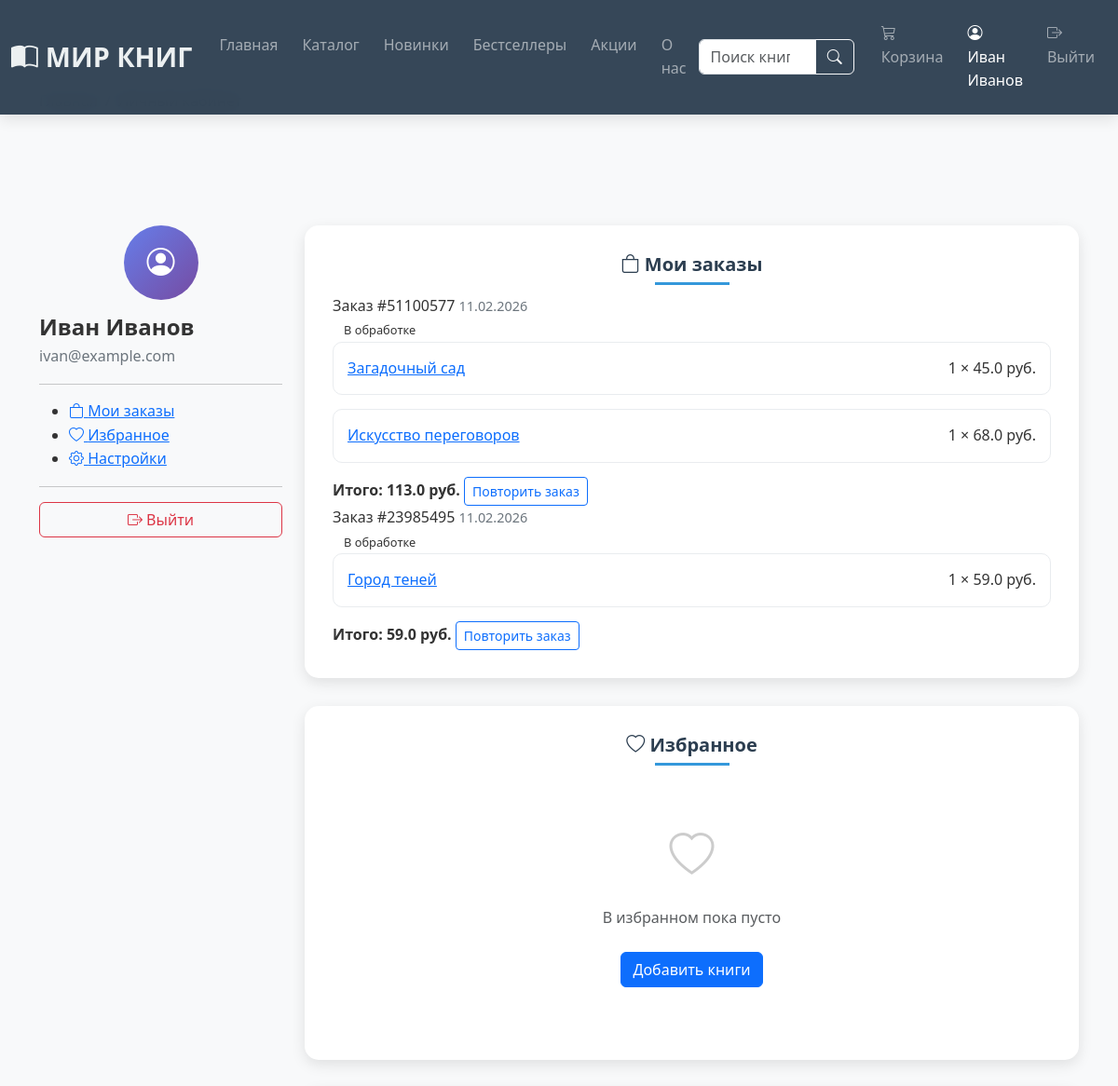
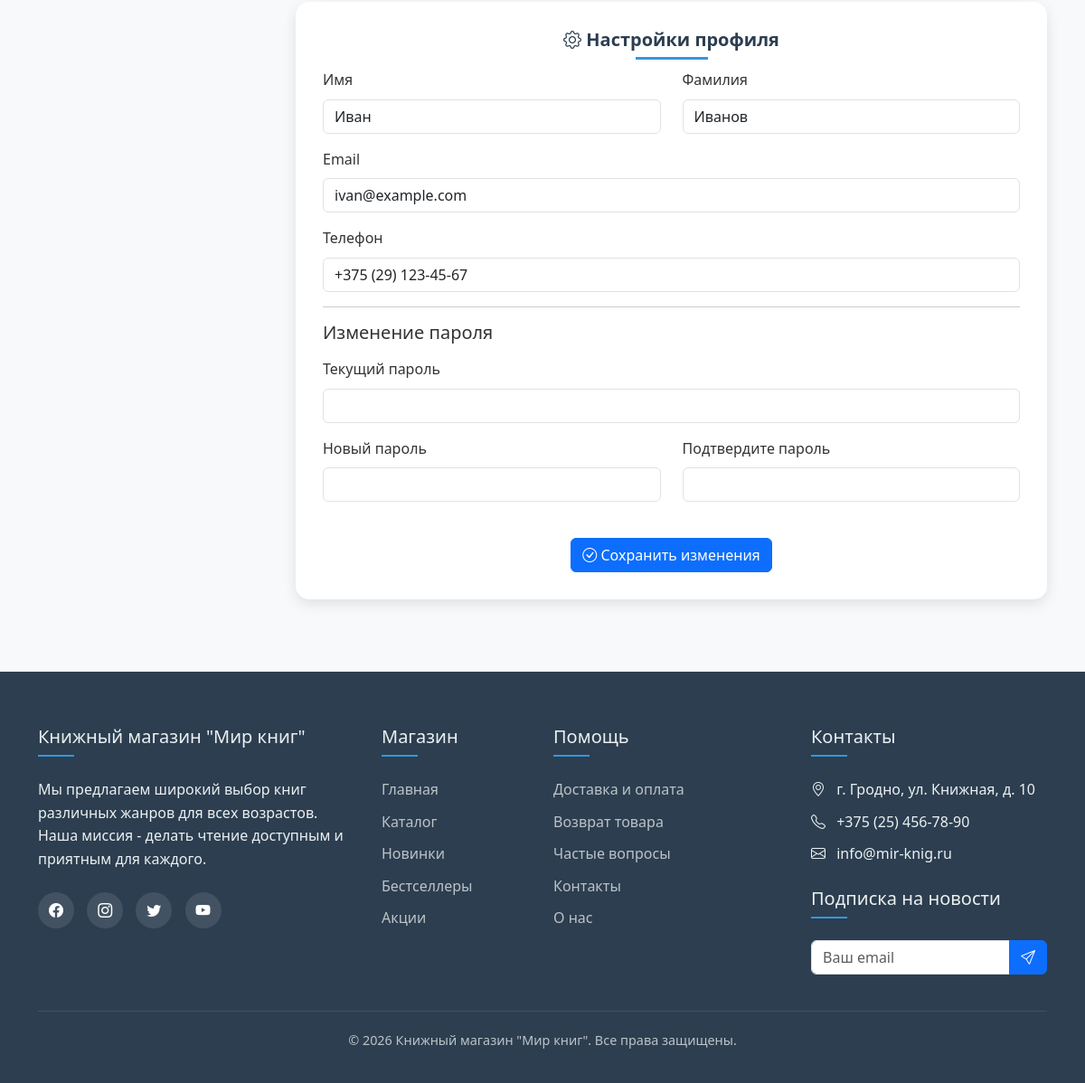
Screenshot of /profile (signed in) with the database file from the repository (2 pictures, top to bottom).
### models.py (models this page shows, shortened)
class User(db.Model):
    __tablename__ = 'users'
    id = db.Column(db.Integer, primary_key=True)
    first_name = db.Column(db.String(50), nullable=False)
    last_name = db.Column(db.String(50), nullable=False)
    email = db.Column(db.String(120), unique=True, nullable=False)
    password_hash = db.Column(db.String(128))
    phone = db.Column(db.String(20))
    created_at = db.Column(db.DateTime, default=datetime.now)
    orders = db.relationship('Order', backref='user', lazy=True)
    wishlist = db.relationship('Wishlist', backref='user', lazy=True)

class Order(db.Model):
    __tablename__ = 'orders'
    id = db.Column(db.Integer, primary_key=True)
    order_number = db.Column(db.String(20), unique=True, nullable=False)
    status = db.Column(db.String(20), default='processing')  # processing, shipped, delivered, cancelled
    total = db.Column(db.Float, nullable=False)
    discount = db.Column(db.Float, default=0)
    shipping = db.Column(db.Float, default=0)
    created_at = db.Column(db.DateTime, default=datetime.now)
    user_id = db.Column(db.Integer, db.ForeignKey('users.id'), nullable=False)
    items = db.relationship('OrderItem', backref='order', lazy=True)

class OrderItem(db.Model):
    __tablename__ = 'order_items'
    id = db.Column(db.Integer, primary_key=True)
    quantity = db.Column(db.Integer, default=1)
    price = db.Column(db.Float, nullable=False)
    order_id = db.Column(db.Integer, db.ForeignKey('orders.id'), nullable=False)
    book_id = db.Column(db.Integer, db.ForeignKey('books.id'), nullable=False)

class Book(db.Model):
    __tablename__ = 'books'
    id = db.Column(db.Integer, primary_key=True)
    title = db.Column(db.String(200), nullable=False)
    author = db.Column(db.String(100), nullable=False)
    description = db.Column(db.Text, nullable=False)
    price = db.Column(db.Float, nullable=False)
    old_price = db.Column(db.Float)
    isbn = db.Column(db.String(20), unique=True)
    publisher = db.Column(db.String(100))
    year = db.Column(db.Integer)
    pages = db.Column(db.Integer)
    image = db.Column(db.String(100), default='book.jpg')
    rating = db.Column(db.Float, default=0.0)
    reviews_count = db.Column(db.Integer, default=0)
    is_new = db.Column(db.Boolean, default=False)
    is_bestseller = db.Column(db.Boolean, default=False)
    is_sale = db.Column(db.Boolean, default=False)
    sale_percent = db.Column(db.Integer)
    stock = db.Column(db.Integer, default=10)
    created_at = db.Column(db.DateTime, default=datetime.now)
    category_id = db.Column(db.Integer, db.ForeignKey('categories.id'), nullable=False)
    reviews = db.relationship('Review', backref='book', lazy=True)
    order_items = db.relationship('OrderItem', backref='book', lazy=True)
    wishlist_items = db.relationship('Wishlist', backref='book', lazy=True)

### app.py (the view)
@app.route('/profile')
def profile():
    if 'user_id' not in session:
        flash('Пожалуйста, войдите в систему', 'warning')
        return redirect(url_for('login'))
    user = User.query.get(session['user_id'])
    orders = Order.query.filter_by(user_id=user.id).order_by(Order.created_at.desc()).all()
    wishlist = Wishlist.query.filter_by(user_id=user.id).all()
    return render_template('profile.html', user=user, orders=orders, wishlist=wishlist)

### templates/profile.html (shortened to what this page needs)
{% extends "base.html" %}
{% block content %}
<section class="breadcrumb-section">
    <div class="container">
        <nav aria-label="breadcrumb">
            <ol class="breadcrumb">
                <li class="breadcrumb-item"><a href="{{ url_for('index') }}">Главная</a></li>
                <li class="breadcrumb-item active">Личный кабинет</li>
            </ol>
        </nav>
    </div>
</section>
<div class="profile-container">
    <div class="container">
        <div class="row">
            <div class="col-md-3">
                <div class="profile-sidebar">
                    <div class="profile-avatar">
                        <i class="bi bi-person-circle"></i>
                    </div>
                    <h4 class="profile-name">{{ user.first_name }} {{ user.last_name }}</h4>
                    <p class="profile-email">{{ user.email }}</p>
                    <hr>
                    <ul class="profile-menu">
                        <li>
                            <a href="#orders" class="active" data-section="orders">
                                <i class="bi bi-bag"></i> Мои заказы
                            </a>
                        </li>
                        <li>
                            <a href="#wishlist" data-section="wishlist">
                                <i class="bi bi-heart"></i> Избранное
                            </a>
                        </li>
                        <li>
                            <a href="#settings" data-section="settings">
                                <i class="bi bi-gear"></i> Настройки
                            </a>
                        </li>
                    </ul>
                    <hr>
                    <a href="{{ url_for('logout') }}" class="btn btn-outline-danger w-100">
                        <i class="bi bi-box-arrow-right"></i> Выйти
                    </a>
                </div>
            </div>
            <div class="col-md-9">
                <div id="orders" class="profile-section active">
                    <div class="profile-card">
                        <h3 class="section-title">
                            <i class="bi bi-bag"></i> Мои заказы
                        </h3>
                        {% if orders %}
                            {% for order in orders %}
                            <div class="order-card">
                                <div class="order-header">
                                    <div>
                                        <span class="order-number">Заказ #{{ order.order_number }}</span>
                                        <span class="order-date">{{ order.created_at.strftime('%d.%m.%Y') }}</span>
                                    </div>
                                    <span class="order-status status-{{ order.status }}">
                                        {% if order.status == 'processing' %}
                                            В обработке
                                        {% elif order.status == 'shipped' %}
                                            Отправлен
                                        {% elif order.status == 'delivered' %}
                                            Доставлен
                                        {% elif order.status == 'cancelled' %}
                                            Отменен
                                        {% endif %}
                                    </span>
                                </div>
                                <div class="order-items">
                                    {% for item in order.items %}
                                    <div class="order-item">
                                        <div class="d-flex justify-content-between align-items-center">
                                            <div>
                                                <a href="{{ url_for('book_details', book_id=item.book.id) }}" class="book-link">
                                                    {{ item.book.title }}
                                                </a>
                                            </div>
                                            <span>{{ item.quantity }} × {{ item.price }} руб.</span>
                                        </div>
                                    </div>
                                    {% endfor %}
                                </div>
                                <div class="order-footer">
                                    <span class="order-total">Итого: {{ order.total }} руб.</span>
                                    <button class="btn btn-sm btn-outline-primary">Повторить заказ</button>
                                </div>
                            </div>
                            {% endfor %}
                        {% endif %}
                    </div>
                </div>
                <div id="wishlist" class="profile-section">
                    <div class="profile-card">
                        <h3 class="section-title">
                            <i class="bi bi-heart"></i> Избранное
                        </h3>
                        {% if wishlist %}
                            <div class="row g-4">
                                {% for item in wishlist %}
                                <div class="col-md-6">
                                    <div class="wishlist-item">
                                        <img src="{{ url_for('static', filename='img/books/' + item.book.image) }}"
                                             alt="{{ item.book.title }}" class="wishlist-image">
                                        <div class="wishlist-info">
                                            <h5 class="wishlist-title">
                                                <a href="{{ url_for('book_details', book_id=item.book.id) }}">
                                                    {{ item.book.title }}
                                                </a>
                                            </h5>
                                            <p class="wishlist-author">{{ item.book.author }}</p>
                                            <div class="wishlist-price">{{ item.book.price }} руб.</div>
                                            <div class="wishlist-actions">
                                                <form action="{{ url_for('add_to_cart', book_id=item.book.id) }}" method="post" class="d-inline">
                                                    <button type="submit" class="btn btn-sm btn-primary">
                                                        В корзину
                                                    </button>
                                                </form>
                                                <a href="{{ url_for('remove_from_wishlist', book_id=item.book.id) }}"
                                                   class="btn btn-sm btn-outline-danger ms-2">
                                                    Удалить
                                                </a>
                                            </div>
                                        </div>
                                    </div>
                                </div>
                                {% endfor %}
                            </div>
                        {% else %}
                            <div class="text-center py-5">
                                <i class="bi bi-heart" style="font-size: 3rem; color: #ccc;"></i>
                                <p class="mt-3 text-muted">В избранном пока пусто</p>
                                <a href="{{ url_for('catalog') }}" class="btn btn-primary mt-2">
                                    Добавить книги
                                </a>
                            </div>
                        {% endif %}
                    </div>
                </div>
                <div id="settings" class="profile-section">
                    <div class="profile-card">
                        <h3 class="section-title">
                            <i class="bi bi-gear"></i> Настройки профиля
                        </h3>
                        <form method="post" action="{{ url_for('update_profile') }}">
                            <div class="row">
                                <div class="col-md-6 mb-3">
                                    <label for="firstName" class="form-label">Имя</label>
                                    <input type="text" class="form-control" id="firstName" name="first_name"
                                           value="{{ user.first_name }}" required>
                                </div>
                                <div class="col-md-6 mb-3">
                                    <label for="lastName" class="form-label">Фамилия</label>
                                    <input type="text" class="form-control" id="lastName" name="last_name"
                                           value="{{ user.last_name }}" required>
                                </div>
                            </div>
                            <div class="mb-3">
                                <label for="email" class="form-label">Email</label>
                                <input type="email" class="form-control" id="email" name="email"
                                       value="{{ user.email }}" required>
                            </div>
                            <div class="mb-3">
                                <label for="phone" class="form-label">Телефон</label>
                                <input type="tel" class="form-control" id="phone" name="phone"
                                       value="{{ user.phone }}">
                            </div>
                            <hr>
                            <h5 class="mb-3">Изменение пароля</h5>
                            <div class="mb-3">
                                <label for="current_password" class="form-label">Текущий пароль</label>
                                <input type="password" class="form-control" id="current_password" name="current_password">
                            </div>
                            <div class="row">
                                <div class="col-md-6 mb-3">
                                    <label for="new_password" class="form-label">Новый пароль</label>
                                    <input type="password" class="form-control" id="new_password" name="new_password">
                                </div>
                                <div class="col-md-6 mb-3">
                                    <label for="confirm_password" class="form-label">Подтвердите пароль</label>
                                    <input type="password" class="form-control" id="confirm_password" name="confirm_password">
                                </div>
                            </div>
                            <div class="text-center mt-4">
                                <button type="submit" class="btn btn-primary">
                                    <i class="bi bi-check-circle"></i> Сохранить изменения
                                </button>
                            </div>
                        </form>
                    </div>
                </div>
            </div>
        </div>
    </div>
</div>
{% endblock %}

### rows the page displays
User: first_name "Иван", last_name "Иванов", email "ivan@example.com", phone "+375 (29) 123-45-67"
Order: order_number "51100577", created_at "11.02.2026", status "В обработке", total "113.0"
OrderItem: book "Загадочный сад", quantity "1", price "45.0"
OrderItem: book "Искусство переговоров", quantity "1", price "68.0"
Order: order_number "23985495", created_at "11.02.2026", status "В обработке", total "59.0"
OrderItem: book "Город теней", quantity "1", price "59.0"

### other values shown
{{ session.user_name }} "Иван Иванов"
